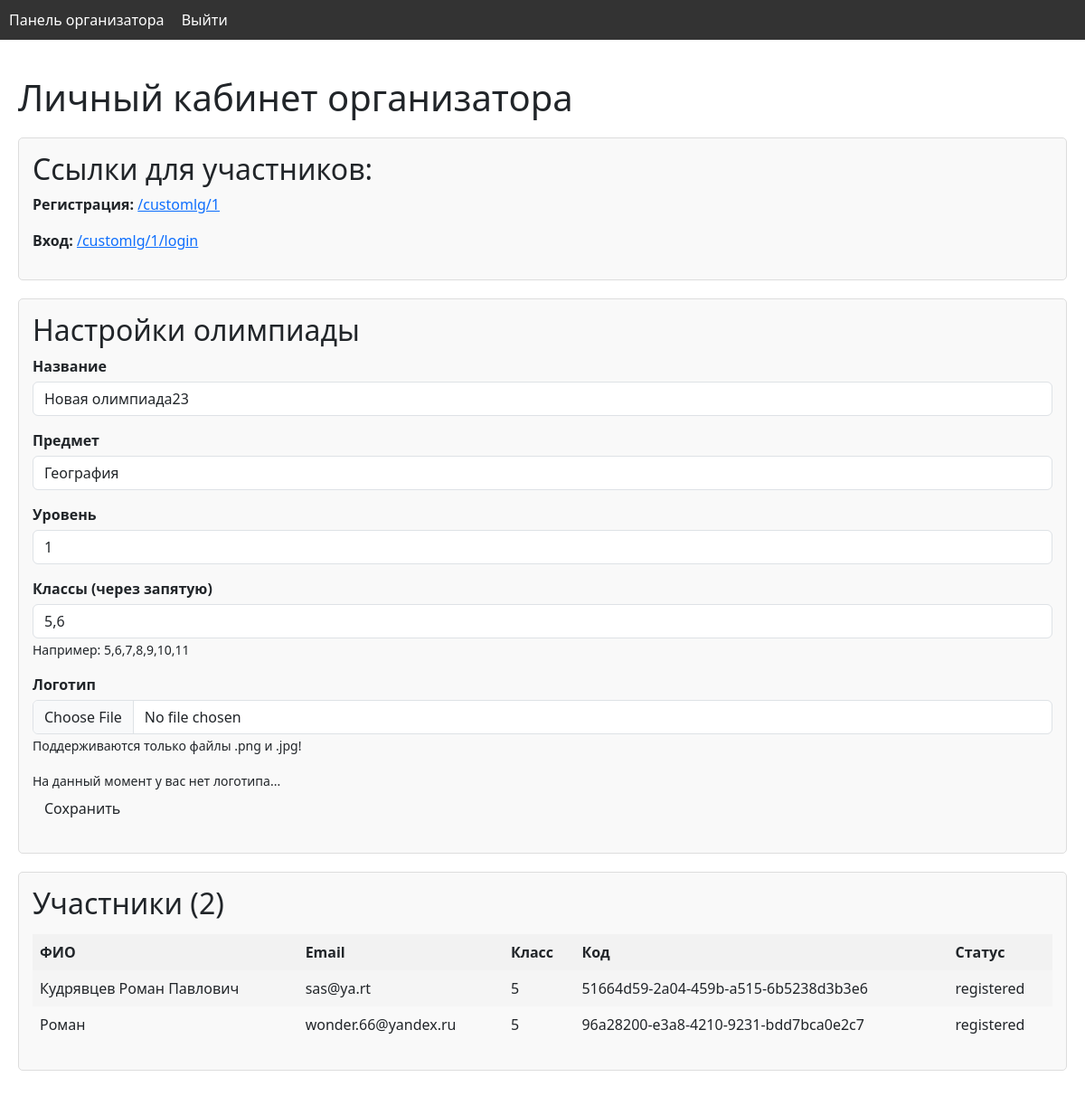
The page /organizer_dashboard (signed in) on the database its author committed.
### app/models.py (models this page shows, shortened)
class Olympiad(UserMixin, db.Model):
    id = db.Column(db.Integer, primary_key=True)
    name = db.Column(db.String(150), nullable=False)
    subject = db.Column(db.String(100), nullable=False)
    level = db.Column(db.String(50))
    logo = db.Column(db.String(255))  # Путь к логотипу
    grades = db.Column(db.String(100))  # Классы через запятую: "5,6,7"
    status = db.Column(OlympiadStatus, default="registration")
    participants = db.relationship("Participant", backref="olympiad")
    organizer_username = db.Column(db.String(80), unique=True, nullable=False)
    organizer_email = db.Column(db.String(120), unique=True, nullable=False)
    organizer_password_hash = db.Column(db.String(128))

class Participant(UserMixin, db.Model):
    id = db.Column(db.Integer, primary_key=True)
    olympiad_id = db.Column(db.Integer, db.ForeignKey("olympiad.id"), nullable=False)
    participant_code = db.Column(
        db.String(36), default=lambda: str(uuid.uuid4()), unique=True
    )
    grade = db.Column(db.String(10), nullable=False)
    encrypted_data = db.Column(db.Text)
    status = db.Column(ParticipantStatus, default="registered")
    work_scan = db.Column(db.String(255))
    score = db.Column(db.Integer)
    comments = db.Column(db.Text)
    participant_email = db.Column(db.String(120), nullable=False)
    participant_password_hash = db.Column(db.String(128))
    participant_name = db.Column(db.String(150))
    __table_args__ = (
        UniqueConstraint(
            "olympiad_id", "participant_email", name="unique_participant_per_olympiad"
        ),
    )

### app/routes.py (the view)
@bp.route("/organizer_dashboard")
@login_required
def organizer_dashboard():
    if session.get("user_type") != "organizer":
        logout_user()
        return redirect(url_for("main.login_organizer"))
    participants = Participant.query.filter_by(olympiad_id=current_user.id).all()
    form = OlympiadSettingsForm(obj=current_user)
    return render_template(
        "organizer_dashboard.html",
        participants=participants,
        custom_link=f"/customlg/{current_user.id}",
        form=form,
        fn=current_user.logo
    )

### app/forms.py
class OlympiadSettingsForm(FlaskForm):
    name = StringField("Название", validators=[DataRequired()])
    subject = StringField("Предмет", validators=[DataRequired()])
    level = StringField("Уровень")
    grades = StringField("Классы (через запятую)", validators=[DataRequired()])
    logo = FileField('Логотип', validators=[
        FileRequired(),
        FileAllowed(['jpg', 'png'], 'Только изображения!')
    ])
    submit = SubmitField("Сохранить")

### app/__init__.py (called while the page is built)
@login_manager.user_loader
def load_user(user_id):
    from app.models import Olympiad, Participant
    if session.get('user_type') == 'participant':
        return Participant.query.get(int(user_id))
    else:
        return Olympiad.query.get(int(user_id))

### app/templates/organizer_dashboard.html (shortened to what this page needs)
{% extends 'base.html' %}
{% block content %}
<h1>Личный кабинет организатора</h1>
<div class="section">
    <h2>Ссылки для участников:</h2>
    <p><strong>Регистрация:</strong> <a href="{{ custom_link }}" target="_blank">{{ custom_link }}</a></p>
    <p><strong>Вход:</strong> <a href="{{ custom_link }}/login" target="_blank">{{ custom_link }}/login</a></p>
</div>
<div class="section">
    <h2>Настройки олимпиады</h2>
    <form method="POST" action="{{ url_for('main.olympiad_settings') }}" enctype="multipart/form-data">
        <div class="form-group">
            {{ form.name.label }} {{ form.name(class="form-control") }}
        </div>
        <div class="form-group">
            {{ form.subject.label }} {{ form.subject(class="form-control") }}
        </div>
        <div class="form-group">
            {{ form.level.label }} {{ form.level(class="form-control") }}
        </div>
        <div class="form-group">
            {{ form.grades.label }} {{ form.grades(class="form-control") }}
            <small>Например: 5,6,7,8,9,10,11</small>
        </div>
        <div class="form-group">
            {{ form.logo.label }} {{ form.logo(class="form-control", accept=".jpg,.png") }}
            <small>Поддерживаются только файлы .png и .jpg!</small>
        </div>
        {% if current_user.logo %}
            <small>На данный момент у вас такой логотип: </small>
            <img src="{{ url_for('static', filename=fn) }}" alt="На данный момент у вас нет логотипа..."
                                 class="olympiad-logo">
        {% else %}
            <small>На данный момент у вас нет логотипа... </small>
        {% endif %}
        <div class="form-group">
            {{ form.submit(class="btn") }}
        </div>
    </form>
</div>
<div class="section">
    <h2>Участники ({{ participants|length }})</h2>
    <table>
        <tr>
            <th>ФИО</th>
            <th>Email</th>
            <th>Класс</th>
            <th>Код</th>
            <th>Статус</th>
        </tr>
        {% for participant in participants %}
        <tr>
            <td>{{ participant.participant_name }}</td>
            <td>{{ participant.participant_email }}</td>
            <td>{{ participant.grade }}</td>
            <td>{{ participant.participant_code }}</td>
            <td>{{ participant.status }}</td>
        </tr>
        {% endfor %}
    </table>
</div>
{% endblock %}

### app/static/styles.css (style rules this page uses)
.section { margin: 20px 0; padding: 15px; border: 1px solid #ddd; border-radius: 5px; background-color: #f9f9f9; }
table { width: 100%; border-collapse: collapse; margin: 15px 0; }
td, th { border: 1px solid #ddd; padding: 8px; text-align: left; }
th { background-color: #f2f2f2; font-weight: bold; }
tr:nth-child(even) { background-color: #f5f5f5; }
.form-group { margin-bottom: 15px; }
.form-group label { display: block; margin-bottom: 5px; font-weight: bold; }
.form-control { width: 100%; padding: 8px; border: 1px solid #ddd; border-radius: 4px; box-sizing: border-box; }
.btn { padding: 10px 15px; background-color: #4CAF50; color: white; border: none; border-radius: 4px; cursor: pointer; }
h1, h2, h3 { color: #333; }
a { color: #0066cc; text-decoration: none; }

### rows shown on the page
Olympiad: name "Новая олимпиада23", subject "География", level "1", grades "5,6"
Participant: participant_name "Кудрявцев Роман Павлович", participant_email "sas@ya.rt", grade "5", participant_code "51664d59-2a04-459b-a515-6b5238d3b3e6", status "registered"
Participant: participant_name "Роман", participant_email "wonder.66@yandex.ru", grade "5", participant_code "96a28200-e3a8-4210-9231-bdd7bca0e2c7", status "registered"

### other values the page prints
{{ custom_link }} "/customlg/1"
{{ participants|length }} "2"
